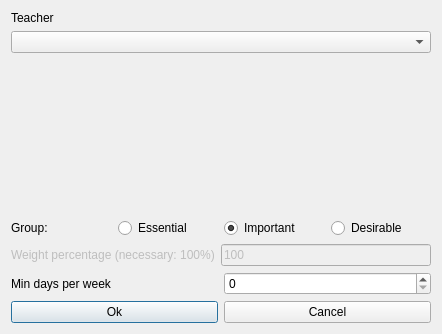
<?xml version="1.0" encoding="UTF-8"?>
<ui version="4.0">
 <class>ModifyConstraintTeacherMinDaysPerWeekForm_template</class>
 <widget class="QDialog" name="ModifyConstraintTeacherMinDaysPerWeekForm_template">
  <property name="geometry">
   <rect>
    <x>0</x>
    <y>0</y>
    <width>442</width>
    <height>334</height>
   </rect>
  </property>
  <property name="windowTitle">
   <string extracomment="This is the title of the dialog to modify a constraint of this type">Modify teacher min days per week</string>
  </property>
  <layout class="QVBoxLayout" name="verticalLayout">
   <item>
    <widget class="QLabel" name="teacherTextLabel">
     <property name="frameShape">
      <enum>QFrame::NoFrame</enum>
     </property>
     <property name="frameShadow">
      <enum>QFrame::Plain</enum>
     </property>
     <property name="text">
      <string>Teacher</string>
     </property>
     <property name="wordWrap">
      <bool>false</bool>
     </property>
    </widget>
   </item>
   <item>
    <widget class="QComboBox" name="teachersComboBox">
     <property name="editable">
      <bool>false</bool>
     </property>
     <property name="insertPolicy">
      <enum>QComboBox::NoInsert</enum>
     </property>
     <property name="autoCompletion">
      <bool>false</bool>
     </property>
     <property name="duplicatesEnabled">
      <bool>false</bool>
     </property>
    </widget>
   </item>
   <item>
    <spacer name="verticalSpacer">
     <property name="orientation">
      <enum>Qt::Vertical</enum>
     </property>
     <property name="sizeHint" stdset="0">
      <size>
       <width>20</width>
       <height>53</height>
      </size>
     </property>
    </spacer>
   </item>
   <item>
    <layout class="QHBoxLayout" name="horizontalLayout_4">
     <item>
      <widget class="QLabel" name="groupTextLabel">
       <property name="text">
        <string>Group:</string>
       </property>
      </widget>
     </item>
     <item>
      <widget class="QRadioButton" name="essentialRadioButton">
       <property name="text">
        <string>Essential</string>
       </property>
      </widget>
     </item>
     <item>
      <widget class="QRadioButton" name="importantRadioButton">
       <property name="text">
        <string>Important</string>
       </property>
       <property name="checked">
        <bool>true</bool>
       </property>
      </widget>
     </item>
     <item>
      <widget class="QRadioButton" name="desirableRadioButton">
       <property name="text">
        <string>Desirable</string>
       </property>
      </widget>
     </item>
    </layout>
   </item>
   <item>
    <layout class="QHBoxLayout" name="horizontalLayout_2">
     <item>
      <widget class="QLabel" name="weightTextLabel">
       <property name="enabled">
        <bool>false</bool>
       </property>
       <property name="frameShape">
        <enum>QFrame::NoFrame</enum>
       </property>
       <property name="frameShadow">
        <enum>QFrame::Plain</enum>
       </property>
       <property name="text">
        <string>Weight percentage (necessary: 100%)</string>
       </property>
       <property name="wordWrap">
        <bool>false</bool>
       </property>
      </widget>
     </item>
     <item>
      <widget class="QLineEdit" name="weightLineEdit">
       <property name="enabled">
        <bool>false</bool>
       </property>
       <property name="text">
        <string notr="true">100</string>
       </property>
      </widget>
     </item>
    </layout>
   </item>
   <item>
    <layout class="QHBoxLayout" name="horizontalLayout_3">
     <item>
      <widget class="QLabel" name="minDaysTextLabel">
       <property name="frameShape">
        <enum>QFrame::NoFrame</enum>
       </property>
       <property name="frameShadow">
        <enum>QFrame::Plain</enum>
       </property>
       <property name="text">
        <string>Min days per week</string>
       </property>
       <property name="wordWrap">
        <bool>false</bool>
       </property>
      </widget>
     </item>
     <item>
      <widget class="QSpinBox" name="minDaysSpinBox"/>
     </item>
    </layout>
   </item>
   <item>
    <layout class="QHBoxLayout" name="horizontalLayout">
     <item>
      <widget class="QPushButton" name="okPushButton">
       <property name="text">
        <string>Ok</string>
       </property>
      </widget>
     </item>
     <item>
      <widget class="QPushButton" name="cancelPushButton">
       <property name="text">
        <string>Cancel</string>
       </property>
      </widget>
     </item>
    </layout>
   </item>
  </layout>
 </widget>
 <layoutdefault spacing="6" margin="11"/>
 <resources/>
 <connections/>
</ui>
